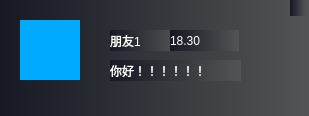
<?xml version="1.0" encoding="UTF-8"?>
<ui version="4.0">
 <class>frienditem</class>
 <widget class="QWidget" name="frienditem">
  <property name="geometry">
   <rect>
    <x>0</x>
    <y>0</y>
    <width>309</width>
    <height>116</height>
   </rect>
  </property>
  <property name="windowTitle">
   <string>Form</string>
  </property>
  <property name="styleSheet">
   <string notr="true">background-color: rgb(22,24,35);

background-color: qlineargradient(spread:pad, x1:0, y1:0, x2:1, y2:0, stop:0 rgba(22,24,35, 255), stop:1 rgba(82,84,85, 255));

</string>
  </property>
  <widget class="QLabel" name="labname">
   <property name="geometry">
    <rect>
     <x>110</x>
     <y>30</y>
     <width>69</width>
     <height>21</height>
    </rect>
   </property>
   <property name="styleSheet">
    <string notr="true">color: rgb(255, 255, 255);</string>
   </property>
   <property name="text">
    <string>朋友1</string>
   </property>
  </widget>
  <widget class="QLabel" name="label">
   <property name="geometry">
    <rect>
     <x>20</x>
     <y>20</y>
     <width>60</width>
     <height>60</height>
    </rect>
   </property>
   <property name="styleSheet">
    <string notr="true">background-color: rgb(0, 170, 255);
</string>
   </property>
   <property name="text">
    <string/>
   </property>
  </widget>
  <widget class="QLabel" name="label_3">
   <property name="geometry">
    <rect>
     <x>110</x>
     <y>60</y>
     <width>131</width>
     <height>21</height>
    </rect>
   </property>
   <property name="styleSheet">
    <string notr="true">color: rgb(255, 255, 255);</string>
   </property>
   <property name="text">
    <string>你好！！！！！！</string>
   </property>
  </widget>
  <widget class="QLabel" name="label_4">
   <property name="geometry">
    <rect>
     <x>170</x>
     <y>30</y>
     <width>69</width>
     <height>21</height>
    </rect>
   </property>
   <property name="styleSheet">
    <string notr="true">color: rgb(255, 255, 255);</string>
   </property>
   <property name="text">
    <string>18.30</string>
   </property>
  </widget>
  <widget class="QLabel" name="labnum">
   <property name="geometry">
    <rect>
     <x>290</x>
     <y>0</y>
     <width>16</width>
     <height>16</height>
    </rect>
   </property>
   <property name="styleSheet">
    <string notr="true"/>
   </property>
   <property name="text">
    <string/>
   </property>
  </widget>
 </widget>
 <resources/>
 <connections/>
</ui>
